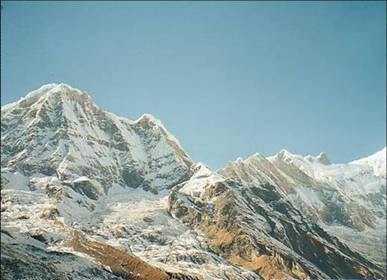
#> input picture Lab_3/image012.jpg, 387 x 280 px
$ jupyter execute Untitled.ipynb   (older library calls are emulated)
#> lines starting #> are read from the running program, lines starting #| are printed output that depends on the picture; after the words box and inside, x2 and y2 are one past the last pixel; in counts of white or black regions, pixels touching at a corner belong together
[cell 1]
import cv2
import numpy as np
import matplotlib.pyplot as plt
import pandas as pd
# np.array([Sxx,Sxy),(Sxy,Syy)])
img_or = cv2.imread('image012.jpg')
#> img_or is the input picture: shape (280, 387, 3); mean B, G, R 164.6, 162.5, 138.5
img = cv2.cvtColor(img_or, cv2.COLOR_BGR2GRAY)
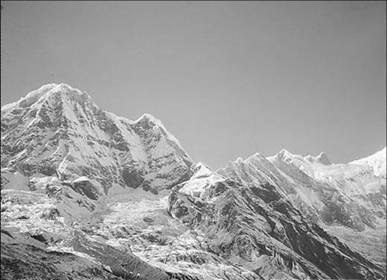
#> img: shape (280, 387); min 2, max 255, mean 155.6
img_or = cv2.cvtColor(img_or, cv2.COLOR_BGR2RGB)
plt.figure()
plt.imshow(img_or)
plt.axis('off')
plt.show

[cell 2]
sobelx = cv2.Sobel(img, cv2.CV_64F,1,0,ksize=5)
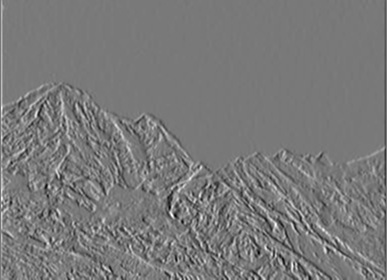
#> sobelx: shape (280, 387) float64; min -5490, max 6016, mean 9; drawn with min black and max white
sobely = cv2.Sobel(img, cv2.CV_64F,0,1,ksize=5)
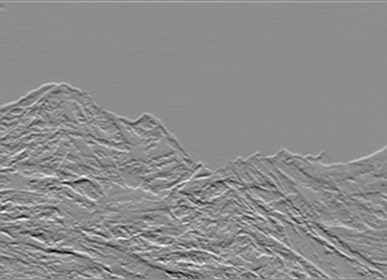
#> sobely: shape (280, 387) float64; min -8461, max 6901, mean -2.1; drawn with min black and max white

plt.figure()
plt.imshow(sobelx, cmap='gray')
plt.axis('off')
plt.show

plt.figure()
plt.imshow(sobely, cmap='gray')
plt.axis('off')
plt.show

[cell 3]
Ixx = np.multiply(sobelx, sobelx)
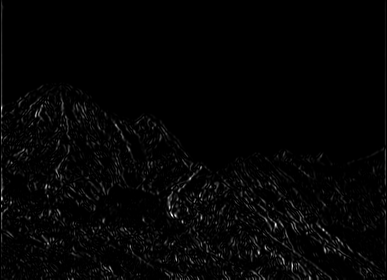
#> Ixx: shape (280, 387) float64; min 0, max 36192256, mean 684107.9; drawn with min black and max white
Iyy = np.multiply(sobely, sobely)
Ixy = np.multiply(sobelx, sobely)
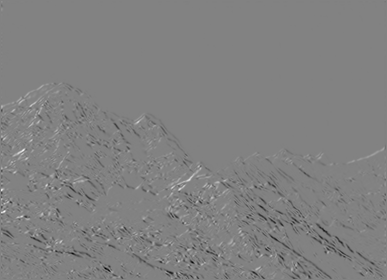
#> Ixy: shape (280, 387) float64; min -23720151, max 22792328, mean -185301.3; drawn with min black and max white

plt.figure()
plt.imshow(Ixx, cmap='gray')
plt.axis('off')
plt.show

plt.figure()
plt.imshow(Iyy, cmap='gray')
plt.axis('off')
plt.show

plt.figure()
plt.imshow(Ixy, cmap='gray')
plt.axis('off')
plt.show

[cell 4]
h, w = img.shape
#> h = 280; w = 387

R = np.zeros(img.shape, dtype=np.float)

# print(R.shape)
# print(h, w)
window_size = 9
offset = (window_size-1)/2
for x in range(int(offset), int(w-offset)):
#     print((offset, w-offset))
    for y in range(int(offset), int(h-offset)):
#         Range_xx = Ixx[int(x-offset):int(x+offset+1), int(y-offset):int(y+offset+1)]
#         Range_yy = Iyy[int(x-offset):int(x+offset+1), int(y-offset):int(y+offset+1)]
#         Range_xy = Ixy[int(x-offset):int(x+offset+1), int(y-offset):int(y+offset+1)]
        Range_xx = Ixx[int(y-offset):int(y+offset+1), int(x-offset):int(x+offset+1)]
        Range_yy = Iyy[int(y-offset):int(y+offset+1), int(x-offset):int(x+offset+1)]
        Range_xy = Ixy[int(y-offset):int(y+offset+1), int(x-offset):int(x+offset+1)]
#         print(np.shape(Range_xx))

#         print(Range_xy)

        Sum_xx = np.sum(Range_xx)
        Sum_yy = np.sum(Range_yy)
        Sum_xy = np.sum(Range_xy)
#         print(Sum_xy)
        arr = np.array([(Sum_xx, Sum_xy),(Sum_xy, Sum_yy)])
        eig = np.linalg.eigvals(arr)
#         print(w)
#         print((y,x))
        power = pow((eig[0]+eig[1]),2)
        R[y,x] = (eig[0]*eig[1])-(0.04*power)
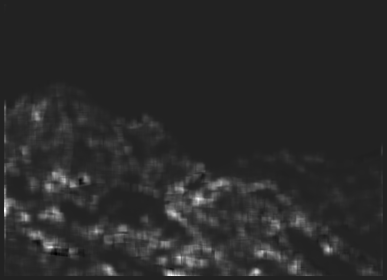
#> R: shape (280, 387) float64; min -2.18e+16, max 1.39e+17, mean 5.5e+15; drawn with min black and max white
#         print(R)


plt.figure()
plt.imshow(R, cmap='jet') #, vmin=R.min(), vmax=R.max()
plt.colorbar()
plt.axis('off')
plt.show

threshold = np.amax(R)
#> threshold = 1.39e+17
print(threshold)
#| 1.3856923158121523e+17
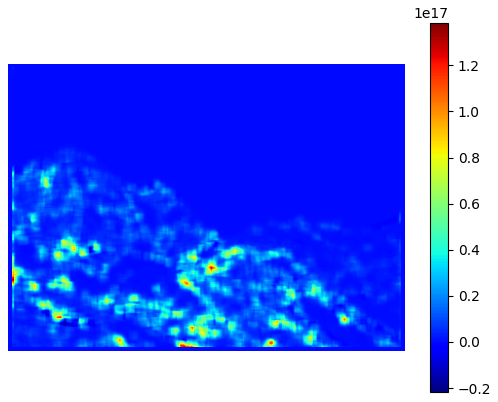
#> figure drawn by matplotlib, 2 panels

[cell 5]
# threshold = input('What would you like as threshold for Harris Corner detection:')
threshold = np.amax(R)*1/2
#> threshold = 6.93e+16
print(threshold)
#| 6.928461579060762e+16
# R = [[(R[i,j] = 1.0) if (float(R[i, j])>float(threshold)) else (R[i,j] = 0.0) for j in range(0,w)] for i in range(0,h)]

for i in range(0,h):
    for j in range(0,w):
        if R[i,j]>threshold:
            R[i,j] = 1
        else:
            R[i,j] = 0
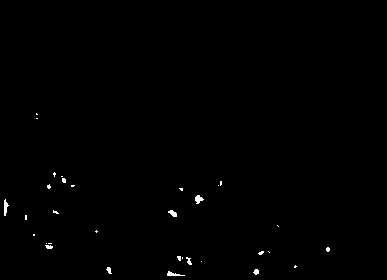
#> R: shape (280, 387) float64; values 0 (black) and 1 (white), 0.42% white; 32 white regions (24 under 20 px), largest, box (x1, y1, x2, y2) and area: (195, 195, 204, 204) 49, (4, 199, 9, 216) 49, (167, 271, 185, 276) 45


# [5 lines of commented-out code are left out]
plt.figure()
plt.imshow(R, cmap='jet') #, vmin=R.min(), vmax=R.max()
plt.colorbar()
plt.axis('off')
plt.show
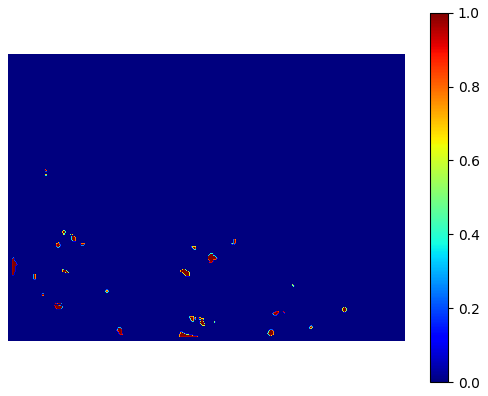
#> figure drawn by matplotlib, 2 panels

[cell 6]
xs = []
ys = []
coor = []
print(h,w)
#| 280 387
for i in range(0,h):
    for j in range(0,w):
        if R[i,j] == 1.0:
            xs.append([j])
            ys.append([i])
            coor.append([x,y])

print(coor)
#> (printed output is left out)
plt.figure()
plt.imshow(img_or)
plt.scatter(x=xs, y=ys, c='b', marker='o', s=20) #, vmin=R.min(), vmax=R.max()
# plt.colorbar()
plt.axis('off')
plt.show
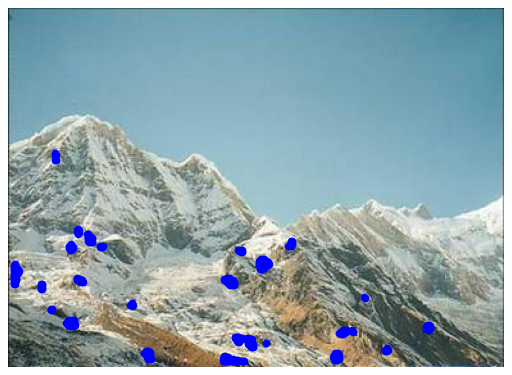
#> figure drawn by matplotlib, 1 panel

$ run again, with Lab_3/image010.jpg copied over Lab_3/image012.jpg
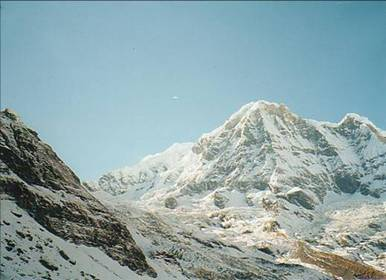
#> input picture Lab_3/image010.jpg, 386 x 280 px
#> img_or is the input picture: shape (280, 386, 3); mean B, G, R 169.2, 166.3, 143.2
#> `threshold = np.amax(R)`: threshold = 2.28e+17
#| 2.2750997344692768e+17
#> `threshold = np.amax(R)*1/2`: threshold = 1.14e+17
#| 1.1375498672346384e+17
#> after the loop `for i in range(0,h):`:
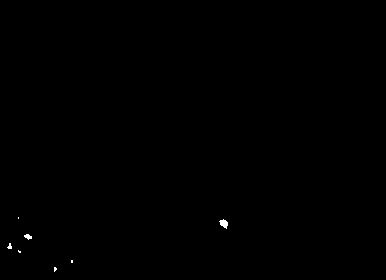
#> R: shape (280, 386) float64; values 0 (black) and 1 (white), 0.12% white; 7 white regions (5 under 20 px), largest, box (x1, y1, x2, y2) and area: (219, 219, 228, 229) 54, (24, 234, 32, 240) 30
#| 280 386
#> (printed output is left out)
#> `[cell 6] xs = [] ys = [] coor = [] print(h,w) for i in range(0,h): for..`:
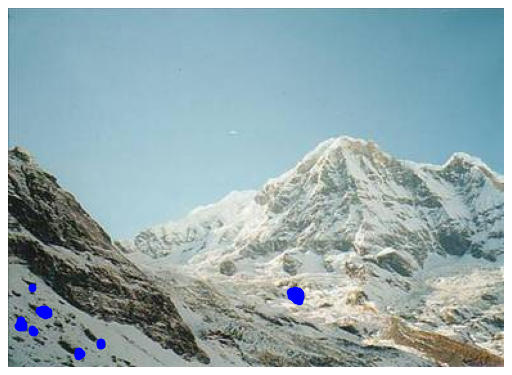
#> figure drawn by matplotlib, 1 panel
